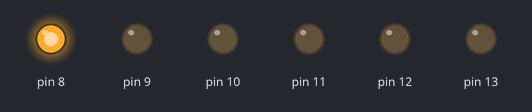
Bench run of a sketch on a simulated Arduino Uno, built with avr-gcc and run on an emulated ATmega328P. Shown: output pins drawn as LEDs (lit = HIGH).

Above: at 0.1 s.
Timing chart, 0 to 1.6 s (numbered marks = the images above):
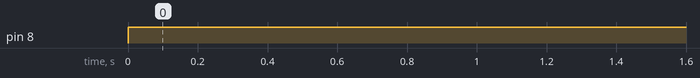

Measured:
- by itself, pin 8: LOW → HIGH at 0.00 s

The sketch:

led_test.ino
```cpp
int led1 = 13;
int led2 = 12;
int led3 = 11;
int led4 = 10;
int led5 = 9;
int led6 = 8;

void setup() {
  // put your setup code here, to run once:
  for (int i = 8; i < 14; i++) {
    pinMode(i, OUTPUT);
  }

}

void loop() {
  // put your main code here, to run repeatedly:
  digitalWrite(8,HIGH);

}
```
